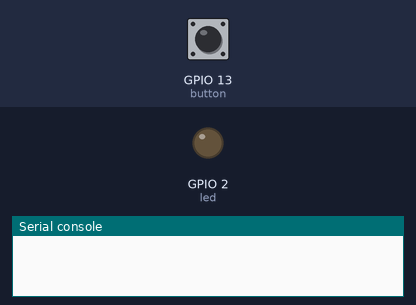
A program run on a simulated ESP32 board running MicroPython. Parts: output pins drawn as LEDs (lit = HIGH), the last lines printed to the serial console. The inputs (shaded band) are chosen by the test bench; at power-on: GPIO 13 (button) HIGH.

Above: at 1.2 s.
1.3 s: GPIO 13 (button) pulled LOW for 0.15 s
At 2.2 s:
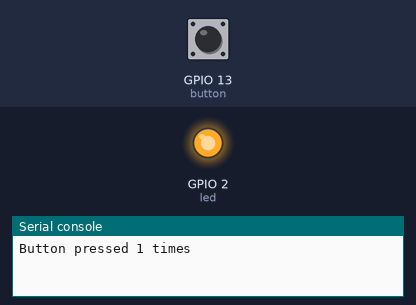
2.9 s: GPIO 13 (button) pulled LOW for 1 s
At 4.6 s:
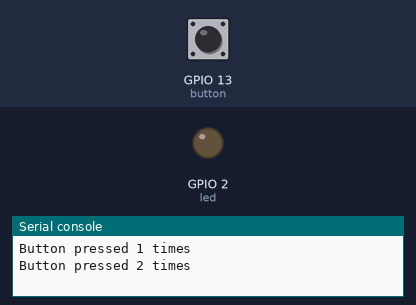
5.4 s: GPIO 13 (button) pulled LOW for 3.2 s
At 9.4 s:
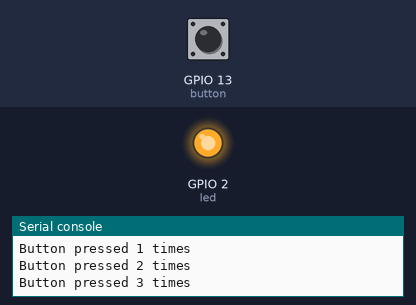
Timing chart, 0 to 10.9 s (numbered marks = the images above; inputs shaded):
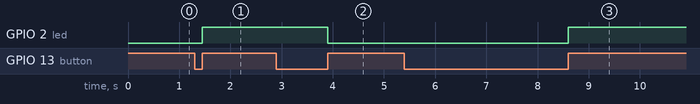

Measured:
- after the input at 1.3 s, GPIO 2 (led): LOW → HIGH after 0.15 s
- after the input at 2.9 s, GPIO 2 (led): HIGH → LOW after 1.0 s
- after the input at 5.4 s, GPIO 2 (led): LOW → HIGH after 3.2 s

The program:

ButtonAndLed_OnOff_Interrupt.py
```python
from machine import Pin
import time

led = Pin(2, Pin.OUT)
button = Pin(13, Pin.IN, Pin.PULL_UP)

counter = 0
last_press_time = time.ticks_ms()

def reverseGPIO():
    if led.value():
        led.value(0)
    else:
        led.value(1)

def button_handler(pin):
    global counter
    global last_press_time
    current_time = time.ticks_ms()
    delta_time = time.ticks_diff(current_time, last_press_time)
    if delta_time > 200:
        counter += 1
        print("Button pressed", counter, "times")
        reverseGPIO()
        last_press_time = current_time
    else:
        print("Skipped bounce")

button.irq(trigger=Pin.IRQ_RISING, handler=button_handler)
```
